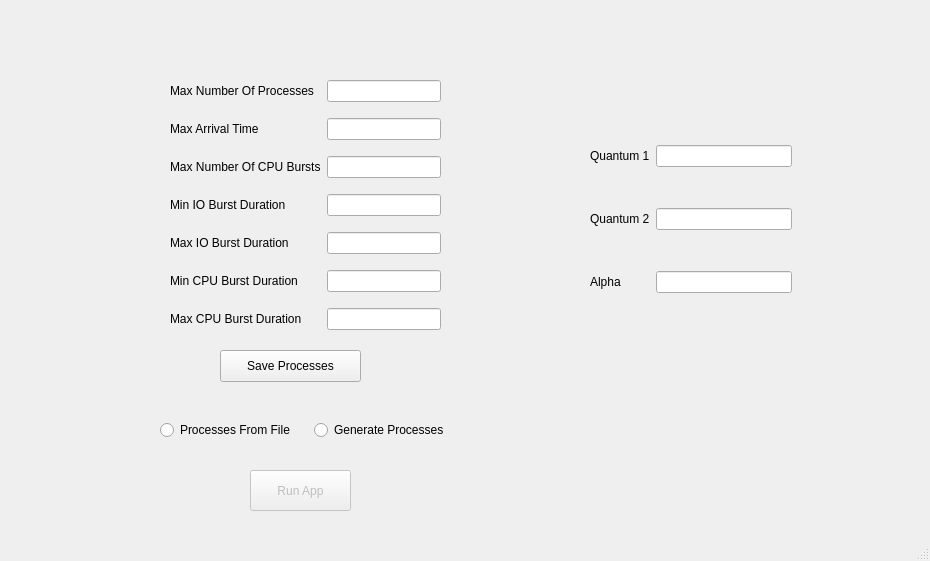
<?xml version="1.0" encoding="UTF-8"?>
<ui version="4.0">
 <class>MainWindow</class>
 <widget class="QMainWindow" name="MainWindow">
  <property name="enabled">
   <bool>true</bool>
  </property>
  <property name="geometry">
   <rect>
    <x>0</x>
    <y>0</y>
    <width>930</width>
    <height>561</height>
   </rect>
  </property>
  <property name="windowTitle">
   <string>Simulator app</string>
  </property>
  <widget class="QWidget" name="container">
   <widget class="QPushButton" name="run_button">
    <property name="enabled">
     <bool>false</bool>
    </property>
    <property name="geometry">
     <rect>
      <x>250</x>
      <y>470</y>
      <width>101</width>
      <height>41</height>
     </rect>
    </property>
    <property name="text">
     <string>Run App</string>
    </property>
   </widget>
   <widget class="QStackedWidget" name="main_widget">
    <property name="geometry">
     <rect>
      <x>140</x>
      <y>30</y>
      <width>351</width>
      <height>371</height>
     </rect>
    </property>
    <property name="currentIndex">
     <number>0</number>
    </property>
    <widget class="QWidget" name="page">
     <widget class="QWidget" name="generate_widget" native="true">
      <property name="geometry">
       <rect>
        <x>30</x>
        <y>20</y>
        <width>281</width>
        <height>301</height>
       </rect>
      </property>
      <widget class="QWidget" name="">
       <property name="geometry">
        <rect>
         <x>0</x>
         <y>20</y>
         <width>271</width>
         <height>271</height>
        </rect>
       </property>
       <layout class="QGridLayout" name="generate_layout">
        <item row="6" column="1">
         <widget class="QLineEdit" name="max_cpu_burst_duration"/>
        </item>
        <item row="0" column="0">
         <widget class="QLabel" name="label">
          <property name="text">
           <string>Max Number Of Processes</string>
          </property>
         </widget>
        </item>
        <item row="2" column="1">
         <widget class="QLineEdit" name="max_no_of_cpu_bursts"/>
        </item>
        <item row="6" column="0">
         <widget class="QLabel" name="label_10">
          <property name="text">
           <string>Max CPU Burst Duration</string>
          </property>
         </widget>
        </item>
        <item row="1" column="0">
         <widget class="QLabel" name="label_5">
          <property name="text">
           <string>Max Arrival Time</string>
          </property>
         </widget>
        </item>
        <item row="0" column="1">
         <widget class="QLineEdit" name="max_number_of_processes"/>
        </item>
        <item row="2" column="0">
         <widget class="QLabel" name="label_6">
          <property name="text">
           <string>Max Number Of CPU Bursts</string>
          </property>
         </widget>
        </item>
        <item row="3" column="1">
         <widget class="QLineEdit" name="min_io_burst_duration"/>
        </item>
        <item row="4" column="0">
         <widget class="QLabel" name="label_8">
          <property name="text">
           <string>Max IO Burst Duration</string>
          </property>
         </widget>
        </item>
        <item row="4" column="1">
         <widget class="QLineEdit" name="max_io_burst_duration"/>
        </item>
        <item row="5" column="1">
         <widget class="QLineEdit" name="min_cpu_burst_duration"/>
        </item>
        <item row="3" column="0">
         <widget class="QLabel" name="label_7">
          <property name="text">
           <string>Min IO Burst Duration</string>
          </property>
         </widget>
        </item>
        <item row="5" column="0">
         <widget class="QLabel" name="label_9">
          <property name="text">
           <string>Min CPU Burst Duration</string>
          </property>
         </widget>
        </item>
        <item row="1" column="1">
         <widget class="QLineEdit" name="max_arrival_time"/>
        </item>
       </layout>
      </widget>
     </widget>
     <widget class="QPushButton" name="save_processes">
      <property name="geometry">
       <rect>
        <x>80</x>
        <y>320</y>
        <width>141</width>
        <height>32</height>
       </rect>
      </property>
      <property name="text">
       <string>Save Processes</string>
      </property>
     </widget>
    </widget>
    <widget class="QWidget" name="page_2">
     <widget class="QWidget" name="">
      <property name="geometry">
       <rect>
        <x>0</x>
        <y>210</y>
        <width>331</width>
        <height>81</height>
       </rect>
      </property>
      <layout class="QVBoxLayout" name="file_layout">
       <item>
        <widget class="QPushButton" name="choose_file">
         <property name="text">
          <string>Choose File</string>
         </property>
        </widget>
       </item>
       <item>
        <widget class="QLabel" name="file_name">
         <property name="text">
          <string/>
         </property>
        </widget>
       </item>
      </layout>
     </widget>
    </widget>
   </widget>
   <widget class="QWidget" name="">
    <property name="geometry">
     <rect>
      <x>590</x>
      <y>110</y>
      <width>202</width>
      <height>218</height>
     </rect>
    </property>
    <layout class="QGridLayout" name="gridLayout">
     <item row="0" column="0">
      <widget class="QLabel" name="label_2">
       <property name="text">
        <string>Quantum 1</string>
       </property>
      </widget>
     </item>
     <item row="0" column="1">
      <widget class="QLineEdit" name="q1"/>
     </item>
     <item row="1" column="0">
      <widget class="QLabel" name="label_3">
       <property name="text">
        <string>Quantum 2</string>
       </property>
      </widget>
     </item>
     <item row="1" column="1">
      <widget class="QLineEdit" name="q2"/>
     </item>
     <item row="2" column="0">
      <widget class="QLabel" name="label_4">
       <property name="text">
        <string>Alpha</string>
       </property>
      </widget>
     </item>
     <item row="2" column="1">
      <widget class="QLineEdit" name="alpha"/>
     </item>
    </layout>
   </widget>
   <widget class="QWidget" name="">
    <property name="geometry">
     <rect>
      <x>160</x>
      <y>420</y>
      <width>301</width>
      <height>20</height>
     </rect>
    </property>
    <layout class="QHBoxLayout" name="horizontalLayout">
     <item>
      <widget class="QRadioButton" name="file_radio">
       <property name="text">
        <string>Processes From File</string>
       </property>
      </widget>
     </item>
     <item>
      <widget class="QRadioButton" name="generate_radio">
       <property name="text">
        <string>Generate Processes</string>
       </property>
      </widget>
     </item>
    </layout>
   </widget>
  </widget>
  <widget class="QStatusBar" name="statusbar"/>
 </widget>
 <resources/>
 <connections/>
</ui>
